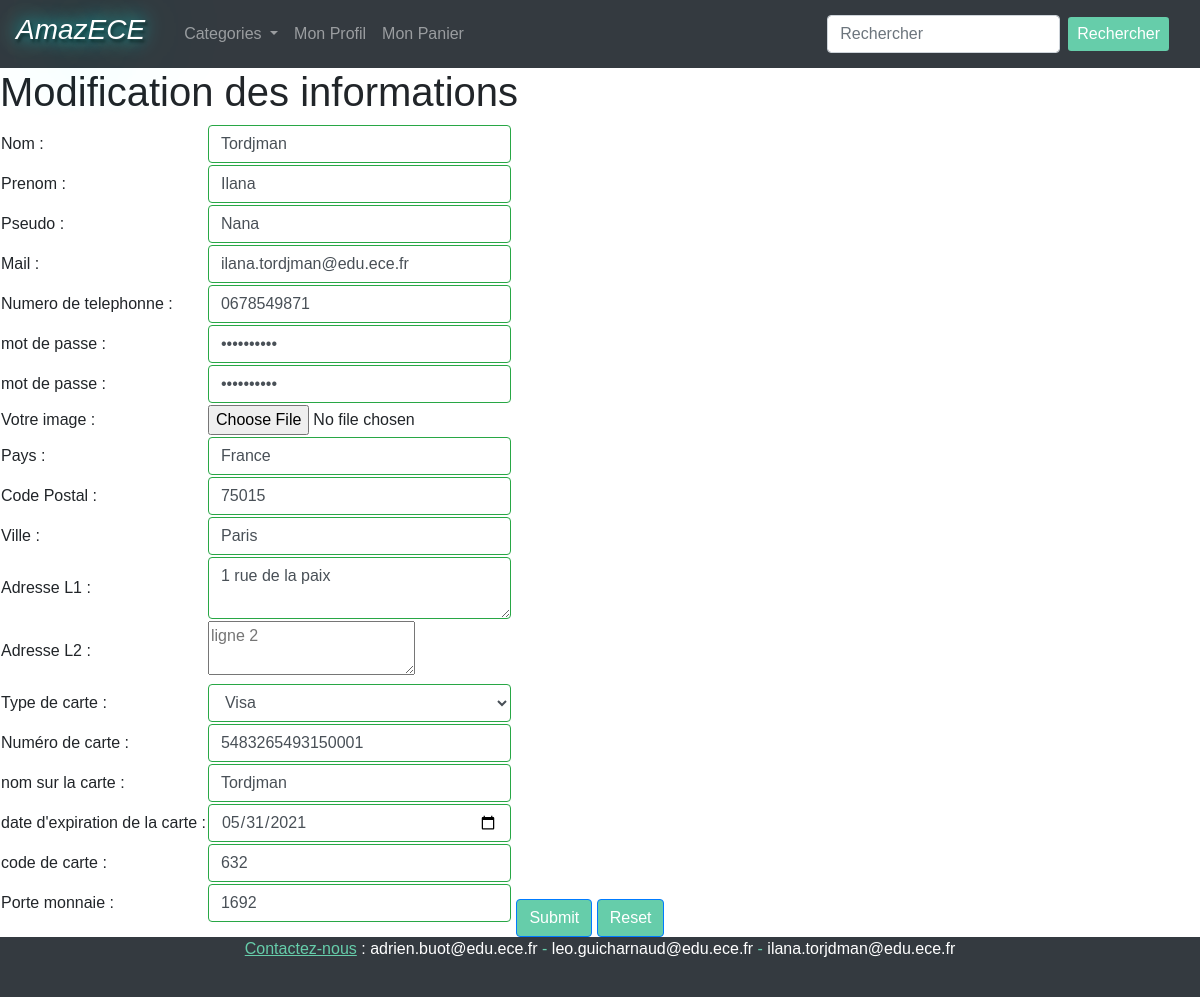
/front/modifierMesInfos.php (signed in), run on the app's committed database.
### tables this page shows
CREATE TABLE People(Id INT PRIMARY KEY NOT NULL AUTO_INCREMENT,Nom varchar(50) NOT NULL,Prenom varchar(50) NOT NULL,Pseudo varchar(50) NOT NULL,Mail varchar(50) NOT NULL,N_Telephonne varchar(10) NOT NULL,Mot_De_Passe varchar(50) NOT NULL,media int NOT NULL, FOREIGN KEY(media) REFERENCES media(Id));

CREATE TABLE Client(Porte_Monnaie varchar(50) NOT NULL,Code_Carte varchar(50) NOT NULL,Date_Expiration_Carte DATE NOT NULL,Nom_Carte varchar(50) NOT NULL,Num_Carte varchar(50) NOT NULL,Type_Carte varchar(50) NOT NULL,Adresse_L1 varchar(50) NOT NULL,Adresse_L2 varchar(50) ,Ville varchar(50) NOT NULL,Code_Postal varchar(50) NOT NULL,Pays varchar(10) NOT NULL,people int NOT NULL, FOREIGN KEY(people) REFERENCES people(Id));

### sendRequest.php (called while the page is built, shortened)
<?php
	function sendRequest($sql){
		$database = "amazece";
		$db_handle = mysqli_connect('localhost','root','');
		$db_found = mysqli_select_db($db_handle,$database);
		if($db_found){
			$result = mysqli_query($db_handle, $sql);
			return $result;
		}
		else{
				echo "Database not found";
		}
	}
?>

### front/modifierMesInfos.php (the view, shortened to what this page needs)
<?php
	include("../sendRequest.php");
?>
<!DOCTYPE html>
<head>
	<link rel="stylesheet" href="https://stackpath.bootstrapcdn.com/bootstrap/4.1.3/css/bootstrap.min.css">
	<link rel="stylesheet" href="styles.css">
</head>
<body>
	<?php
		include("header.php");
	?>
	<h1> Modification des informations </h1>
	<form action="../back/traitementUpdatePeople.php" enctype="multipart/form-data" method="post">
		<div id="formulaireUp" class="block">
			<table class="was-validated">
				<tr class="form-group">
					<td>Nom :</td>
	<?php
		$media = sendRequest('SELECT * FROM people WHERE id = '.$_SESSION['ID_people']);
		$data = mysqli_fetch_assoc($media);
	echo '<td><input type="text" name="nom" value='.$data['Nom'].' class="form-control" placeholder="Saisisez le nom"required>';
			echo'	</tr>';
				echo'<tr class="form-group">';
			echo'		<td>Prenom :</td>';
		echo'			<td><input type="text" name="prenom" value='.$data['Prenom'].'  class="form-control" placeholder="Saisisez le prenom"required></td>';
		echo'		</tr>';
		echo'		<tr class="form-group">';
		echo'			<td>Pseudo :</td>';
		echo'			<td><input type="text" name="pseudo" value='.$data['Pseudo'].'  class="form-control" placeholder="Saisisez le pseudo"required></td>';
		echo'		</tr>';
		echo'		<tr class="form-group">';
		echo'			<td>Mail :</td>';
		echo'			<td><input type="mail" name="mail" value='.$data['Mail'].' class="form-control" placeholder="Saisisez l'."'".'adresse mail"required></td>';
		echo'		</tr>';
		echo'		<tr class="form-group">';
				echo'	<td>Numero de telephonne :</td>';
				echo'	<td><input type="text" name="tel" value='.$data['N_Telephonne'].'  class="form-control" placeholder="Saisisez le numero de telephonne"required></td>';
			echo'	</tr>';
			echo'		<tr class="form-group">';
			echo'			<td>mot de passe :</td>';
			echo'			<td><input type="password" name="mdp1"  value='.$data['Mot_De_Passe'].'  id="mdp1" class="form-control" placeholder="Saisisez le mot de passe"required></td>';
			echo'		</tr>';
			echo'		<tr class="form-group">';
			echo'			<td>mot de passe :</td>';
			echo'			<td><input type="password" name="mdp2"  value='.$data['Mot_De_Passe'].' id="mdp2" class="form-control" placeholder="Saisisez à nouveau le mot de passe"required></td>';
			echo'		</tr>';
			echo'		<tr class="form-group">';
			echo'			<td>Votre image :</td>';
			echo'			<td><input type="file" name="photo" id="photo"  placeholder="votre image "></td>';
			echo'		</tr>';
		  if ($_SESSION['type_utilisateur'] == 2){
		$media = sendRequest('SELECT * FROM people,client WHERE people.id = '.$_SESSION['ID_people'].' AND people.id = client.people');
		$data = mysqli_fetch_assoc($media);
		echo'		<tr class="form-group">';
	echo'				<td>Pays :</td>';
	echo'				<td><input type="text" name="pays" required  value='.$data['Pays'].' class="form-control" placeholder="Saisisez le pays"></td>';
	echo'			</tr>';
	echo'			<tr class="form-group">';
	echo'				<td>Code Postal :</td>';
	echo'				<td><input type="number" name="code_postal" value='.$data['Code_Postal'].'  required class="form-control" placeholder="Saisisez le code postal"></td>';
	echo'			</tr>';
	echo'			<tr class="form-group">';
	echo'				<td>Ville :</td>';
	echo'				<td><input type="text" name="ville" required value='.$data['Ville'].'  class="form-control" placeholder="Saisisez la ville"></td>';
	echo'			</tr>';
	echo'			<tr class="form-group">';
	echo'				<td>Adresse L1 :</td>';
	echo'				<td><textarea type="text" name="adresse_l1" required   class="form-control" placeholder="ligne 1">'.$data['Adresse_L1'].'</textarea> </td>';
	echo'			</tr>';
	echo'			<tr class="form-group">';
	echo'				<td>Adresse L2 :</td>';
	echo'				<td><textarea type="text" name="adresse_l2"  value='.$data['Adresse_L2'].' class="form-control" placeholder="ligne 2"></textarea> </td>';
	echo'			</tr>';
	echo'			<tr class="form-group">';
	echo'				<td>Type de carte :</td>';
	echo'				<td>';
	echo'					<SELECT name="type_carte" required class="form-control">';
	echo'					<OPTION VALUE="visa" selected="selected" >Visa </OPTION>';
	echo'					</SELECT>';
	echo'				</td>';
	echo'			</tr>';
	echo'			<tr class="form-group">';
	echo'				<td>Numéro de carte :</td>';
	echo'				<td><input type="text" name="Num_Carte"  value='.$data['Num_Carte'].' class="form-control" required placeholder="Saisisez le numero de la carte "></td>';
	echo'			</tr>';
	echo'			<tr class="form-group">';
	echo'				<td>nom sur la carte :</td>';
	echo'				<td><input type="text" name="Nom_Carte" value='.$data['Nom_Carte'].'  class="form-control" required placeholder="Saisisez le nom écris sur la carte "></td>';
	echo'			</tr>';
	echo'			<tr class="form-group">';
	echo'				<td>date d'."'".'expiration de la carte :</td>';
	echo'				<td><input type="date" name="Date_Expiration_Carte" value='.$data['Date_Expiration_Carte'].'  class="form-control" required placeholder="Saisisez la date d'."'".'expiration de la carte "></td>';
	echo'			</tr>';
	echo'			<tr class="form-group">';
	echo'				<td>code de carte :</td>';
	echo'				<td><input type="text" name="code_carte" class="form-control"  value='.$data['Code_Carte'].' required placeholder="Saisisez le code de la carte "></td>';
	echo'			</tr>';
	echo'			<tr class="form-group">';
	echo'				<td>Porte monnaie :</td>';
	echo'				<td><input type="text" name="banque" class="form-control"  value='.$data['Porte_Monnaie'].' required placeholder="Saisisez la quantité d'."'".'argent dans la banque "></td>';
	echo'			</tr>';
		  }
	?>
			</table>
		</div>
		<tr class="form-group">
			<td align="center"><input class="btn btn-primary" type="submit" name="Valider" onmouseover="validatePwd()"></td>
			<td align="center"><input class="btn btn-primary" type="reset" name="Réinitialiser"></td>
		</tr>
	</form>
	<?php
include("footer.php");
	?>
</body>
</html>

### front/styles.css (style rules this page uses)
h1 { font-style: bold; font:left; }
body, html { height:100vh; }
.btn { background-color:#66CDAA; color: white; width: auto; font-family:Verdana, Geneva, sans-serif; font-size: 1em; }
.block { border: 1px black; display: inline-block; }
p, h1,h2, h3, body { font-family:Verdana, Geneva, sans-serif; }

### data on the page
people: nom "Tordjman", prenom "Ilana", pseudo "Nana", mail "ilana.tordjman@edu.ece.fr", tel "0678549871"
client: pays "France", code_postal "75015", ville "Paris", adresse_l1 "1 rue de la paix", adresse_l2 "ligne 2", Num_Carte "5483265493150001", Nom_Carte "Tordjman", Date_Expiration_Carte "05/31/2021", code_carte "632", banque "1692"
